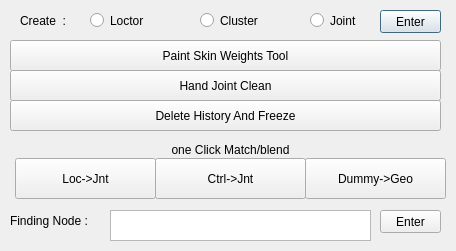
<?xml version="1.0" encoding="UTF-8"?>
<ui version="4.0">
 <author>kimhahahaha</author>
 <class>Dialog</class>
 <widget class="QDialog" name="Dialog">
  <property name="windowTitle">
   <string>Dialog</string>
  </property>
  <property name="layoutDirection">
   <enum>Qt::LeftToRight</enum>
  </property>
  <widget class="QRadioButton" name="radioButton">
   <property name="geometry">
    <rect>
     <x>90</x>
     <y>10</y>
     <width>90</width>
     <height>21</height>
    </rect>
   </property>
   <property name="text">
    <string>Loctor</string>
   </property>
  </widget>
  <widget class="QRadioButton" name="radioButton_2">
   <property name="geometry">
    <rect>
     <x>200</x>
     <y>10</y>
     <width>90</width>
     <height>21</height>
    </rect>
   </property>
   <property name="text">
    <string>Cluster</string>
   </property>
  </widget>
  <widget class="QRadioButton" name="radioButton_3">
   <property name="geometry">
    <rect>
     <x>310</x>
     <y>10</y>
     <width>90</width>
     <height>21</height>
    </rect>
   </property>
   <property name="text">
    <string>Joint</string>
   </property>
  </widget>
  <widget class="QLabel" name="label">
   <property name="geometry">
    <rect>
     <x>20</x>
     <y>10</y>
     <width>56</width>
     <height>21</height>
    </rect>
   </property>
   <property name="text">
    <string>Create  :</string>
   </property>
  </widget>
  <widget class="QPushButton" name="pushButton">
   <property name="geometry">
    <rect>
     <x>380</x>
     <y>10</y>
     <width>61</width>
     <height>23</height>
    </rect>
   </property>
   <property name="acceptDrops">
    <bool>false</bool>
   </property>
   <property name="text">
    <string>Enter</string>
   </property>
  </widget>
  <widget class="QPushButton" name="pushButton_2">
   <property name="geometry">
    <rect>
     <x>10</x>
     <y>40</y>
     <width>431</width>
     <height>31</height>
    </rect>
   </property>
   <property name="text">
    <string>Paint Skin Weights Tool</string>
   </property>
  </widget>
  <widget class="QPushButton" name="pushButton_3">
   <property name="geometry">
    <rect>
     <x>10</x>
     <y>70</y>
     <width>431</width>
     <height>31</height>
    </rect>
   </property>
   <property name="text">
    <string>Hand Joint Clean</string>
   </property>
  </widget>
  <widget class="QPushButton" name="pushButton_4">
   <property name="geometry">
    <rect>
     <x>10</x>
     <y>100</y>
     <width>431</width>
     <height>31</height>
    </rect>
   </property>
   <property name="text">
    <string>Delete History And Freeze</string>
   </property>
  </widget>
  <widget class="QPushButton" name="pushButton_5">
   <property name="geometry">
    <rect>
     <x>15</x>
     <y>158</y>
     <width>141</width>
     <height>41</height>
    </rect>
   </property>
   <property name="text">
    <string>Loc-&gt;Jnt</string>
   </property>
  </widget>
  <widget class="QPushButton" name="pushButton_6">
   <property name="geometry">
    <rect>
     <x>155</x>
     <y>158</y>
     <width>151</width>
     <height>41</height>
    </rect>
   </property>
   <property name="text">
    <string>Ctrl-&gt;Jnt</string>
   </property>
  </widget>
  <widget class="QPushButton" name="pushButton_7">
   <property name="geometry">
    <rect>
     <x>305</x>
     <y>158</y>
     <width>141</width>
     <height>41</height>
    </rect>
   </property>
   <property name="text">
    <string>Dummy-&gt;Geo</string>
   </property>
  </widget>
  <widget class="QLabel" name="label_2">
   <property name="geometry">
    <rect>
     <x>20</x>
     <y>140</y>
     <width>421</width>
     <height>20</height>
    </rect>
   </property>
   <property name="toolTipDuration">
    <number>-1</number>
   </property>
   <property name="layoutDirection">
    <enum>Qt::LeftToRight</enum>
   </property>
   <property name="text">
    <string>one Click Match/blend</string>
   </property>
   <property name="alignment">
    <set>Qt::AlignCenter</set>
   </property>
  </widget>
  <widget class="QLabel" name="label_3">
   <property name="geometry">
    <rect>
     <x>10</x>
     <y>210</y>
     <width>121</width>
     <height>21</height>
    </rect>
   </property>
   <property name="text">
    <string>Finding Node :</string>
   </property>
  </widget>
  <widget class="QPushButton" name="pushButton_8">
   <property name="geometry">
    <rect>
     <x>380</x>
     <y>210</y>
     <width>61</width>
     <height>23</height>
    </rect>
   </property>
   <property name="acceptDrops">
    <bool>false</bool>
   </property>
   <property name="text">
    <string>Enter</string>
   </property>
  </widget>
  <widget class="QTextEdit" name="textEdit">
   <property name="geometry">
    <rect>
     <x>110</x>
     <y>210</y>
     <width>261</width>
     <height>31</height>
    </rect>
   </property>
  </widget>
 </widget>
 <layoutdefault spacing="6" margin="9"/>
 <resources/>
 <connections/>
</ui>
